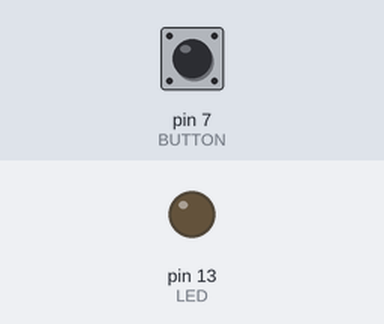
This sketch was run on a simulated Arduino Uno, built with avr-gcc and run on an emulated ATmega328P. Shown: output pins drawn as LEDs (lit = HIGH). The test bench sets the inputs (shaded band); at power-on: pin 7 (BUTTON) LOW.

Above: at 1.2 s.
1.3 s: pin 7 (BUTTON) pulled HIGH for 3.2 s
At 5.3 s:
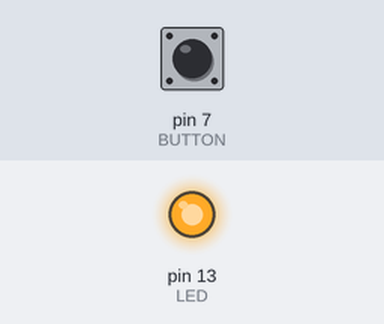
6.0 s: pin 7 (BUTTON) pulled HIGH for 0.15 s
At 6.6 s:
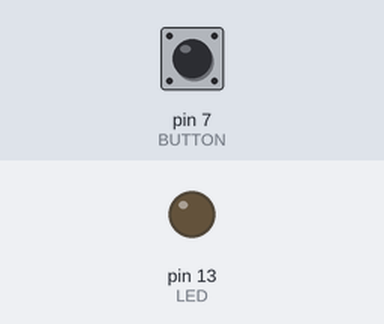
Timing chart, 0 to 9.0 s (numbered marks = the images above; inputs shaded):
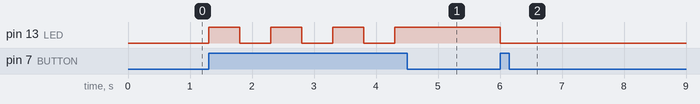

Measured:
- after the input at 1.3 s, pin 13 (LED): alternates HIGH for 0.50 s and LOW for 0.50 s, 7 changes in all, then stays HIGH, starting at once
- after the input at 6.0 s, pin 13 (LED): HIGH → LOW at once

The sketch:

button_on_off.ino
```cpp
const int LED = 13;
const int BUTTON = 7;
      int button_state = LOW;
      int led_state = LOW;

void setup(){
  pinMode(LED, OUTPUT);
  pinMode(BUTTON, INPUT);

}

void changeState(){
  if (led_state == HIGH){
    digitalWrite(LED, LOW);
    led_state = LOW;
  } else {
    digitalWrite(LED, HIGH);
    led_state = HIGH;
  }

  button_state = LOW;
  delay(500);     //prevents button push from being registed twice
}

void loop(){

  button_state = digitalRead(BUTTON);

  if (button_state == HIGH){
    changeState();
  }
}
```
